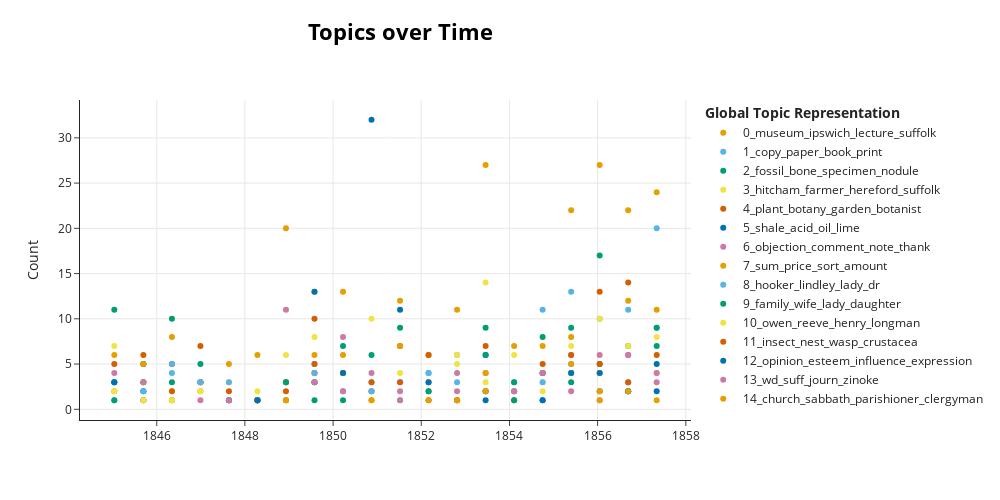

The notebook cell this image was saved under:
### Markdown cell above
Create visualisation of topics over time for later-period letters using bertopic_time function.

### Code cell
sent_df_year_restrict_late_obj = bertopic_time(sent_df_year_restrict_late, topic_model)
sent_df_year_restrict_late_vis = sent_df_year_restrict_late_obj[0]
sent_df_year_restrict_late_vis

### Figure 1 — Plotly figure (JSON) as saved in the notebook; plotly's stock layout.template omitted (floating-point values rounded to 4 significant figures)
{"data": [{"hoverinfo": "text", "hovertext": ["<b>Topic 0</b><br>Words: arrangement, curator, suffolk, sedgwick, faculty", "<b>Topic 0</b><br>Words: appointment, government, cambridge, chair, congratulate", "<b>Topic 0</b><br>Words: cave, museum, ipswich, kidd, acton", "<b>Topic 0</b><br>Words: occasion, jany, brighton, reply, march", "<b>Topic 0</b><br>Words: queen, commissioner, egg, norwich, examination", "<b>Topic 0</b><br>Words: mcbeath, manager, prime, museum, lecture", "<b>Topic 0</b><br>Words: ticket, course, lecture, professor, suffolk", "<b>Topic 0</b><br>Words: ipswich, museum, bretton, suffolk, walker", "<b>Topic 0</b><br>Words: museum, cambridge, professor, pat, fraser", "<b>Topic 0</b><br>Words: padre, invasion, grandchild, thames, old", "<b>Topic 0</b><br>Words: series, museum, ipswich, scanty, object", "<b>Topic 0</b><br>Words: eye, truth, question, planation, intercourse", "<b>Topic 0</b><br>Words: nomination, currey, cadetship, cambridge, museum", "<b>Topic 0</b><br>Words: museum, ipswich, cambridge, permission, lecture", "<b>Topic 0</b><br>Words: museum, road, rail, cost, mould", "<b>Topic 0</b><br>Words: ipswich, museum, knights, possessing, arrear", "<b>Topic 0</b><br>Words: museum, ipswich, lecture, oxford, advancement", "<b>Topic 0</b><br>Words: museum, qualification, examination, london, university", "<b>Topic 0</b><br>Words: lecture, museum, professor, london, examination", "<b>Topic 0</b><br>Words: museum, london, ipswich, cargo, packing"], "marker": {"color": "#E69F00"}, "mode": "markers", "name": "0_museum_ipswich_lecture_suffolk", "type": "scatter", "x": ["1845-01-14T06:36:00", "1845-09-12T06:00:00", "1846-05-06T12:00:00", "1846-12-28T18:00:00", "1847-08-22T00:00:00", "1848-04-14T06:00:00", "1848-12-06T12:00:00", "1849-07-30T18:00:00", "1850-03-24T00:00:00", "1850-11-15T06:00:00", "1851-07-09T12:00:00", "1852-03-01T18:00:00", "1852-10-24T00:00:00", "1853-06-17T06:00:00", "1854-02-08T12:00:00", "1854-10-02T18:00:00", "1855-05-27T00:00:00", "1856-01-18T06:00:00", "1856-09-10T12:00:00", "1857-05-04T18:00:00"], "y": [6, 3, 8, 3, 5, 6, 20, 13, 13, 2, 12, 6, 11, 27, 7, 7, 22, 27, 22, 24]}, {"hoverinfo": "text", "hovertext": ["<b>Topic 1</b><br>Words: signature, abundance, delay, shew, turn", "<b>Topic 1</b><br>Words: pen, expense, remark, pamphlet, appearance", "<b>Topic 1</b><br>Words: northd, gout, conveyance, printer, press", "<b>Topic 1</b><br>Words: tell, bookseller, pocket, wire, table", "<b>Topic 1</b><br>Words: read, report, paper, copy, book", "<b>Topic 1</b><br>Words: owner, island, uncle, care, copy", "<b>Topic 1</b><br>Words: reserve, signature, event, letter, care", "<b>Topic 1</b><br>Words: atum, adhere, butter, press, copy", "<b>Topic 1</b><br>Words: fiend, gift, gout, dent, sic", "<b>Topic 1</b><br>Words: signature, table, letter, paper, copy", "<b>Topic 1</b><br>Words: print, waste, overhaul, work, inform", "<b>Topic 1</b><br>Words: copy, binder, physiol, comp, collectanea", "<b>Topic 1</b><br>Words: copy, volume, signing, publishing, delay", "<b>Topic 1</b><br>Words: other, monograph, follow, wait, design", "<b>Topic 1</b><br>Words: paper, shelford, text_illegible, puzzle, preston", "<b>Topic 1</b><br>Words: paper, book, copy, section, press", "<b>Topic 1</b><br>Words: set, paper, book, copy, printer", "<b>Topic 1</b><br>Words: copy, paper, print, book, distinct", "<b>Topic 1</b><br>Words: paper, document, pith, inclose, copy", "<b>Topic 1</b><br>Words: book, copy, sheet, printer, pocket"], "marker": {"color": "#56B4E9"}, "mode": "markers", "name": "1_copy_paper_book_print", "type": "scatter", "x": ["1845-01-14T06:36:00", "1845-09-12T06:00:00", "1846-05-06T12:00:00", "1846-12-28T18:00:00", "1847-08-22T00:00:00", "1848-04-14T06:00:00", "1848-12-06T12:00:00", "1849-07-30T18:00:00", "1850-03-24T00:00:00", "1850-11-15T06:00:00", "1851-07-09T12:00:00", "1852-03-01T18:00:00", "1852-10-24T00:00:00", "1853-06-17T06:00:00", "1854-02-08T12:00:00", "1854-10-02T18:00:00", "1855-05-27T00:00:00", "1856-01-18T06:00:00", "1856-09-10T12:00:00", "1857-05-04T18:00:00"], "y": [3, 2, 4, 3, 1, 1, 3, 5, 4, 3, 3, 4, 6, 2, 3, 11, 13, 10, 11, 20]}, {"hoverinfo": "text", "hovertext": ["<b>Topic 2</b><br>Words: nodule, london_clay, bone, derivative, whale", "<b>Topic 2</b><br>Words: archaeology, verd, foundation, niger, withhold", "<b>Topic 2</b><br>Words: bone, flint, tooth, cavern, kent", "<b>Topic 2</b><br>Words: woodwardian, shell, box, fossil, bone", "<b>Topic 2</b><br>Words: chalk, fault, greensand, weald, shanklin", "<b>Topic 2</b><br>Words: elschotzia, diam, pistil, dissecting, inch", "<b>Topic 2</b><br>Words: salterton, budleigh, pebble, devonshire, specimen", "<b>Topic 2</b><br>Words: crag, epoch, pliocene, drift, miocene", "<b>Topic 2</b><br>Words: fossil, specimen, lignite, department, illustration", "<b>Topic 2</b><br>Words: geology, gen, mineralogy, reverse, clark", "<b>Topic 2</b><br>Words: explanation, geol_soc, fossil, owen, speciman", "<b>Topic 2</b><br>Words: fossil, inclination, sho, specimen, soho", "<b>Topic 2</b><br>Words: ox, bos, tooth, priscus, comparison", "<b>Topic 2</b><br>Words: depth, mineral, chalk, fossil, specimen", "<b>Topic 2</b><br>Words: bed, fossil, specimen, flint, london_clay", "<b>Topic 2</b><br>Words: fossil, bone, skull, limb, mammal", "<b>Topic 2</b><br>Words: limestone, silurian, batata, coryphodon, larch", "<b>Topic 2</b><br>Words: collecting, specimen, zealand, geologist, thousands"], "marker": {"color": "#009E73"}, "mode": "markers", "name": "2_fossil_bone_specimen_nodule", "type": "scatter", "x": ["1845-01-14T06:36:00", "1845-09-12T06:00:00", "1846-05-06T12:00:00", "1848-04-14T06:00:00", "1848-12-06T12:00:00", "1849-07-30T18:00:00", "1850-03-24T00:00:00", "1850-11-15T06:00:00", "1851-07-09T12:00:00", "1852-03-01T18:00:00", "1852-10-24T00:00:00", "1853-06-17T06:00:00", "1854-02-08T12:00:00", "1854-10-02T18:00:00", "1855-05-27T00:00:00", "1856-01-18T06:00:00", "1856-09-10T12:00:00", "1857-05-04T18:00:00"], "y": [11, 2, 10, 1, 1, 1, 1, 6, 9, 2, 1, 9, 3, 8, 9, 17, 7, 7]}, {"hoverinfo": "text", "hovertext": ["<b>Topic 3</b><br>Words: winchester, dean, whewell, hitcham_hadleigh, central", "<b>Topic 3</b><br>Words: provoke, explosion, squire, winchester, place", "<b>Topic 3</b><br>Words: whewell, bilston, el, perform, bildeston", "<b>Topic 3</b><br>Words: bradwell, juxta, ythancester, hadl, mare", "<b>Topic 3</b><br>Words: hitcham, united_regards, letter, castle, burgh", "<b>Topic 3</b><br>Words: hitcham, wagon, recognize, sleep, stranger", "<b>Topic 3</b><br>Words: hitcham, farmer, suffolk, land, woman", "<b>Topic 3</b><br>Words: legation, bancroft, steven, messenger, approbation", "<b>Topic 3</b><br>Words: hitcham, dead, farmer, john, thomas", "<b>Topic 3</b><br>Words: hereford, reunion, lyells, america, sail", "<b>Topic 3</b><br>Words: hitcham, nov, sedgwick, nunc, sykes", "<b>Topic 3</b><br>Words: hitcham, hereford, school, mistress, whiteland", "<b>Topic 3</b><br>Words: hitcham, excursion, trombone, suffk, pipe", "<b>Topic 3</b><br>Words: hadlegh, hitcham, deluge, dean, introduction", "<b>Topic 3</b><br>Words: hitcham, farmer, hitcham_bildeston, suffolk, hereford", "<b>Topic 3</b><br>Words: hitcham_bildeston, grove, curacy, question, hitcham", "<b>Topic 3</b><br>Words: hitcham_bildeston, hitcham, procure, letter, legion", "<b>Topic 3</b><br>Words: hitcham, cambridgeshire, unfortunate, circencester, landowner"], "marker": {"color": "#F0E442"}, "mode": "markers", "name": "3_hitcham_farmer_hereford_suffolk", "type": "scatter", "x": ["1845-01-14T06:36:00", "1845-09-12T06:00:00", "1846-05-06T12:00:00", "1847-08-22T00:00:00", "1848-04-14T06:00:00", "1848-12-06T12:00:00", "1849-07-30T18:00:00", "1850-03-24T00:00:00", "1850-11-15T06:00:00", "1852-03-01T18:00:00", "1852-10-24T00:00:00", "1853-06-17T06:00:00", "1854-02-08T12:00:00", "1854-10-02T18:00:00", "1855-05-27T00:00:00", "1856-01-18T06:00:00", "1856-09-10T12:00:00", "1857-05-04T18:00:00"], "y": [7, 3, 2, 3, 2, 6, 8, 4, 10, 3, 5, 14, 6, 3, 7, 10, 6, 4]}, {"hoverinfo": "text", "hovertext": ["<b>Topic 4</b><br>Words: cowslip, variety, polyanthu, gardener, botanic_garden", "<b>Topic 4</b><br>Words: plant, galapagos, chonos, isld, flora", "<b>Topic 4</b><br>Words: botany, duty, plant, nursery, coniferae", "<b>Topic 4</b><br>Words: ago, conifer, precaution, laboratory, desiderata", "<b>Topic 4</b><br>Words: plant, cycadeae, babbage, kind, wmhooker", "<b>Topic 4</b><br>Words: term, period, dare, command, monday", "<b>Topic 4</b><br>Words: syllabus, botany, apprenticeship, lecturing, limitation", "<b>Topic 4</b><br>Words: plant, bryony, black, grandiflora, melittis", "<b>Topic 4</b><br>Words: genera, hadley, garden, trustee, lindley", "<b>Topic 4</b><br>Words: plant, paragraph, florist, manual, habitat", "<b>Topic 4</b><br>Words: nigra, mercurialis, vectis, centaurea, linnaei", "<b>Topic 4</b><br>Words: diagrams, plant, botany, education, schools", "<b>Topic 4</b><br>Words: zoophytes, bewick, bewickshire, sponge, founder", "<b>Topic 4</b><br>Words: plant, vinegar, lemonade, jam, meaning", "<b>Topic 4</b><br>Words: building, preference, butcher, generalization, asking", "<b>Topic 4</b><br>Words: herbarium, botanist, botany, cambridge, museum", "<b>Topic 4</b><br>Words: yesterdays, causation, fragaria, wildflower, excursionize", "<b>Topic 4</b><br>Words: plant, botany, garden, glastonbury, unedo", "<b>Topic 4</b><br>Words: plant, gardeners_chronicle, botanist, botany, flora", "<b>Topic 4</b><br>Words: seed, plant, bastard, mezereon, squarrosa"], "marker": {"color": "#D55E00"}, "mode": "markers", "name": "4_plant_botany_garden_botanist", "type": "scatter", "x": ["1845-01-14T06:36:00", "1845-09-12T06:00:00", "1846-05-06T12:00:00", "1846-12-28T18:00:00", "1847-08-22T00:00:00", "1848-04-14T06:00:00", "1848-12-06T12:00:00", "1849-07-30T18:00:00", "1850-03-24T00:00:00", "1850-11-15T06:00:00", "1851-07-09T12:00:00", "1852-03-01T18:00:00", "1852-10-24T00:00:00", "1853-06-17T06:00:00", "1854-02-08T12:00:00", "1854-10-02T18:00:00", "1855-05-27T00:00:00", "1856-01-18T06:00:00", "1856-09-10T12:00:00", "1857-05-04T18:00:00"], "y": [5, 6, 5, 3, 2, 1, 3, 10, 4, 3, 7, 6, 1, 2, 1, 5, 4, 13, 14, 6]}, {"hoverinfo": "text", "hovertext": ["<b>Topic 5</b><br>Words: ball, septaria, phosphorus, lime, coprolite", "<b>Topic 5</b><br>Words: pot, question, shale, oil, acid", "<b>Topic 5</b><br>Words: naphtha, petroleum, bottle, shale, acid", "<b>Topic 5</b><br>Words: shale, oil, grease, liquid, acid", "<b>Topic 5</b><br>Words: shale, acid, oil, lime, water", "<b>Topic 5</b><br>Words: adulteration, sugar, beer, acid, pepper", "<b>Topic 5</b><br>Words: hydrogen, gas, sodium, oxide, bottle", "<b>Topic 5</b><br>Words: taper, clip, seal, manipulate, rapidity", "<b>Topic 5</b><br>Words: iron, fuel, crystaline, nickel, smoke", "<b>Topic 5</b><br>Words: junction, per_cent, deposit, nodule, fitton", "<b>Topic 5</b><br>Words: fountain, cottage, oxycalcium, front, tank", "<b>Topic 5</b><br>Words: dew, sewage, closet, substance, avail"], "marker": {"color": "#0072B2"}, "mode": "markers", "name": "5_shale_acid_oil_lime", "type": "scatter", "x": ["1845-01-14T06:36:00", "1845-09-12T06:00:00", "1848-04-14T06:00:00", "1849-07-30T18:00:00", "1850-11-15T06:00:00", "1851-07-09T12:00:00", "1853-06-17T06:00:00", "1854-10-02T18:00:00", "1855-05-27T00:00:00", "1856-01-18T06:00:00", "1856-09-10T12:00:00", "1857-05-04T18:00:00"], "y": [3, 1, 1, 13, 32, 11, 6, 1, 4, 2, 2, 2]}, {"hoverinfo": "text", "hovertext": ["<b>Topic 6</b><br>Words: riddle, evidence, claim, note, notice", "<b>Topic 6</b><br>Words: objection, comment, note, thank, remark", "<b>Topic 6</b><br>Words: idea, objection, comment, note, thank", "<b>Topic 6</b><br>Words: alter, forgot, improvement, note, objection", "<b>Topic 6</b><br>Words: point, objection, comment, note, thank", "<b>Topic 6</b><br>Words: comment, objection, way, oclock, attend", "<b>Topic 6</b><br>Words: none, approximation, suspect, talk, reason", "<b>Topic 6</b><br>Words: comment, cam, objection, qualification, ex", "<b>Topic 6</b><br>Words: convenient, sabine, help, objection, eye", "<b>Topic 6</b><br>Words: beche, answer, thank, objection, comment", "<b>Topic 6</b><br>Words: objection, statement, reference, note, copy", "<b>Topic 6</b><br>Words: reverse, ii, consideration, duplicate, lindley", "<b>Topic 6</b><br>Words: ism, thank, ps, lie, objection", "<b>Topic 6</b><br>Words: negative, investigator, point, objection, comment", "<b>Topic 6</b><br>Words: note, sub, source, point, objection", "<b>Topic 6</b><br>Words: wait, credit, source, discussion, evidence", "<b>Topic 6</b><br>Words: comment, hurry, posting, remark, apparatus", "<b>Topic 6</b><br>Words: comment, couple, dozen, promise, lot", "<b>Topic 6</b><br>Words: edition, voorst, annotation, second, conclusion"], "marker": {"color": "#CC79A7"}, "mode": "markers", "name": "6_objection_comment_note_thank", "type": "scatter", "x": ["1845-01-14T06:36:00", "1845-09-12T06:00:00", "1846-05-06T12:00:00", "1846-12-28T18:00:00", "1847-08-22T00:00:00", "1848-12-06T12:00:00", "1849-07-30T18:00:00", "1850-03-24T00:00:00", "1850-11-15T06:00:00", "1851-07-09T12:00:00", "1852-03-01T18:00:00", "1852-10-24T00:00:00", "1853-06-17T06:00:00", "1854-02-08T12:00:00", "1854-10-02T18:00:00", "1855-05-27T00:00:00", "1856-01-18T06:00:00", "1856-09-10T12:00:00", "1857-05-04T18:00:00"], "y": [4, 1, 1, 3, 1, 11, 4, 8, 2, 2, 3, 4, 4, 2, 4, 6, 6, 6, 4]}, {"hoverinfo": "text", "hovertext": ["<b>Topic 7</b><br>Words: productiveness, labourer, sort, variety, ground", "<b>Topic 7</b><br>Words: loan, pound, sum, govt, installment", "<b>Topic 7</b><br>Words: leak, parcel, bottle, side, sum", "<b>Topic 7</b><br>Words: addendum, trouble, editor, sum, instance", "<b>Topic 7</b><br>Words: hint, sort, book, sum, price", "<b>Topic 7</b><br>Words: addition, sum, price, sort, amount", "<b>Topic 7</b><br>Words: equation, order, quality, deposit, sum", "<b>Topic 7</b><br>Words: sum, item, shape, leg, amount", "<b>Topic 7</b><br>Words: supply, sum, price, sort, amount", "<b>Topic 7</b><br>Words: price, genera, order, euchiridium, fat", "<b>Topic 7</b><br>Words: deficiency, sq, bloomsbury, supply, queen", "<b>Topic 7</b><br>Words: hopkin, mantell, charge, description, speciman", "<b>Topic 7</b><br>Words: dilapidation, sum, successor, fixture, largish", "<b>Topic 7</b><br>Words: daguerrotypes, shade, choice, rate, price", "<b>Topic 7</b><br>Words: price, sum, amount, donor, prop", "<b>Topic 7</b><br>Words: valuation, sort, value, settle, compulsion", "<b>Topic 7</b><br>Words: value, ratio, mutilation, increase, money", "<b>Topic 7</b><br>Words: price, amount, statistic, sum, number", "<b>Topic 7</b><br>Words: labour, sum, charge, value, number"], "marker": {"color": "#E69F00"}, "mode": "markers", "name": "7_sum_price_sort_amount", "type": "scatter", "x": ["1845-01-14T06:36:00", "1845-09-12T06:00:00", "1846-05-06T12:00:00", "1846-12-28T18:00:00", "1848-04-14T06:00:00", "1848-12-06T12:00:00", "1849-07-30T18:00:00", "1850-03-24T00:00:00", "1850-11-15T06:00:00", "1851-07-09T12:00:00", "1852-03-01T18:00:00", "1852-10-24T00:00:00", "1853-06-17T06:00:00", "1854-02-08T12:00:00", "1854-10-02T18:00:00", "1855-05-27T00:00:00", "1856-01-18T06:00:00", "1856-09-10T12:00:00", "1857-05-04T18:00:00"], "y": [2, 5, 1, 2, 1, 1, 4, 4, 1, 7, 1, 1, 4, 2, 4, 8, 2, 12, 11]}, {"hoverinfo": "text", "hovertext": ["<b>Topic 8</b><br>Words: hutton, lindley, hooker, lady, dr", "<b>Topic 8</b><br>Words: sequel, jan, lindley, hooker, suffolk", "<b>Topic 8</b><br>Words: hooker, miss, custody, retreat, agriculturist", "<b>Topic 8</b><br>Words: hooker, accommodation, gateway, niece, room", "<b>Topic 8</b><br>Words: hooker, lady, wheat, care, shingle", "<b>Topic 8</b><br>Words: vegetable, kingdom, lindley, hooker, lady", "<b>Topic 8</b><br>Words: hooker, lindley, atriplex, guess, treat", "<b>Topic 8</b><br>Words: lady, cassel, foreigner, living, hooker", "<b>Topic 8</b><br>Words: affte, hooker, jos, lindley, lady", "<b>Topic 8</b><br>Words: fool, rascallitie, breast, rogue, course", "<b>Topic 8</b><br>Words: hooker, dr, expectant, grandmamma, disquietude", "<b>Topic 8</b><br>Words: hooker, refutation, til, confinement, repute", "<b>Topic 8</b><br>Words: hooker, playfair, days_ago, griffin, return", "<b>Topic 8</b><br>Words: hooker, midnight, presentation, brentford, latham", "<b>Topic 8</b><br>Words: guinea, hooker, faulty, solution, bear", "<b>Topic 8</b><br>Words: hooker, evg, james, lady, carlisle", "<b>Topic 8</b><br>Words: hooker, lent, fitz, lucubration, misunderstood", "<b>Topic 8</b><br>Words: hooker, fait, fulfill, clue, amendment", "<b>Topic 8</b><br>Words: hooker, sinclair, assurance, dr, regrets"], "marker": {"color": "#56B4E9"}, "mode": "markers", "name": "8_hooker_lindley_lady_dr", "type": "scatter", "x": ["1845-01-14T06:36:00", "1845-09-12T06:00:00", "1846-05-06T12:00:00", "1846-12-28T18:00:00", "1847-08-22T00:00:00", "1848-04-14T06:00:00", "1849-07-30T18:00:00", "1850-03-24T00:00:00", "1850-11-15T06:00:00", "1851-07-09T12:00:00", "1852-03-01T18:00:00", "1852-10-24T00:00:00", "1853-06-17T06:00:00", "1854-02-08T12:00:00", "1854-10-02T18:00:00", "1855-05-27T00:00:00", "1856-01-18T06:00:00", "1856-09-10T12:00:00", "1857-05-04T18:00:00"], "y": [1, 2, 5, 3, 3, 1, 4, 2, 2, 1, 4, 3, 2, 2, 3, 5, 4, 3, 9]}, {"hoverinfo": "text", "hovertext": ["<b>Topic 9</b><br>Words: benjamin, maund, self, circle, family", "<b>Topic 9</b><br>Words: kindest_regard, mary, pray, lady, father", "<b>Topic 9</b><br>Words: girl, sojourn, hs, family, ball", "<b>Topic 9</b><br>Words: family, gutch, charlesworth, wife, girl", "<b>Topic 9</b><br>Words: asedgwick, affec, love, lady, family", "<b>Topic 9</b><br>Words: turner, miss, family, wife, lady", "<b>Topic 9</b><br>Words: wife, womankind, kindest_regard, love, necessity", "<b>Topic 9</b><br>Words: maggie, marchesa, officinalis, bab, wife", "<b>Topic 9</b><br>Words: pray, sister, join, remembrance, circulation", "<b>Topic 9</b><br>Words: louise, leg, circle, family, miss", "<b>Topic 9</b><br>Words: husband, wife, daughter, rdawe, affey", "<b>Topic 9</b><br>Words: advice, daughter, trouble, thank, family", "<b>Topic 9</b><br>Words: satisfy, deluge, mistress, sister, lady", "<b>Topic 9</b><br>Words: betray, equanimity, wife, suffering, family", "<b>Topic 9</b><br>Words: wife, anne, joanna, relation, belper", "<b>Topic 9</b><br>Words: youngster, wife, family, lady, daughter", "<b>Topic 9</b><br>Words: family, louise, wife, wrist, coughs"], "marker": {"color": "#009E73"}, "mode": "markers", "name": "9_family_wife_lady_daughter", "type": "scatter", "x": ["1845-01-14T06:36:00", "1845-09-12T06:00:00", "1846-05-06T12:00:00", "1846-12-28T18:00:00", "1847-08-22T00:00:00", "1848-04-14T06:00:00", "1848-12-06T12:00:00", "1849-07-30T18:00:00", "1850-03-24T00:00:00", "1852-03-01T18:00:00", "1853-06-17T06:00:00", "1854-02-08T12:00:00", "1854-10-02T18:00:00", "1855-05-27T00:00:00", "1856-01-18T06:00:00", "1856-09-10T12:00:00", "1857-05-04T18:00:00"], "y": [1, 3, 3, 5, 1, 1, 3, 3, 7, 2, 6, 1, 4, 3, 5, 2, 9]}, {"hoverinfo": "text", "hovertext": ["<b>Topic 10</b><br>Words: goulburn, compass, owen, henry, specie", "<b>Topic 10</b><br>Words: coleman, henry, respect, owen, reeve", "<b>Topic 10</b><br>Words: coleman, henry, owen, reeve, longman", "<b>Topic 10</b><br>Words: campbell, lefevre, vicar, shaw, nephew", "<b>Topic 10</b><br>Words: scott, owen, reeve, henry, longman", "<b>Topic 10</b><br>Words: violence, fred, obt, pollock, appearance", "<b>Topic 10</b><br>Words: reeve, algernon, sec, pollock, owen", "<b>Topic 10</b><br>Words: moseley, henry, westminster, owen, boy", "<b>Topic 10</b><br>Words: owen, telerpeton, longman, miller, equivocation", "<b>Topic 10</b><br>Words: armadillo, betn, curtis, miller, owen", "<b>Topic 10</b><br>Words: owen, compliment, season, thank, reeve", "<b>Topic 10</b><br>Words: heywood, moustache, mess, captain, taylor", "<b>Topic 10</b><br>Words: londerburgh, herbert, expry, miller, clark", "<b>Topic 10</b><br>Words: thornthwaite, yarrell, gambier, parry, poole", "<b>Topic 10</b><br>Words: reeve, longman, thomas, rolfe, reconsideration"], "marker": {"color": "#F0E442"}, "mode": "markers", "name": "10_owen_reeve_henry_longman", "type": "scatter", "x": ["1845-01-14T06:36:00", "1845-09-12T06:00:00", "1846-05-06T12:00:00", "1846-12-28T18:00:00", "1847-08-22T00:00:00", "1848-04-14T06:00:00", "1849-07-30T18:00:00", "1851-07-09T12:00:00", "1852-10-24T00:00:00", "1853-06-17T06:00:00", "1854-10-02T18:00:00", "1855-05-27T00:00:00", "1856-01-18T06:00:00", "1856-09-10T12:00:00", "1857-05-04T18:00:00"], "y": [2, 1, 1, 2, 1, 1, 3, 4, 6, 3, 2, 4, 4, 7, 8]}, {"hoverinfo": "text", "hovertext": ["<b>Topic 11</b><br>Words: caple, elephant, botrytis, theory, insect", "<b>Topic 11</b><br>Words: insect, hop, bean, beam, aphid", "<b>Topic 11</b><br>Words: fructifie, sphaeria, caterpillars, neck, attack", "<b>Topic 11</b><br>Words: wasp, nest, overcare, velleius, moist", "<b>Topic 11</b><br>Words: species, nest, entomologist, fauna, dog", "<b>Topic 11</b><br>Words: fauna, insect, museum, nest, wasp", "<b>Topic 11</b><br>Words: bee, nest, wasp, insect, eyed", "<b>Topic 11</b><br>Words: insect, crustacea, selborne, westwood, amphibia", "<b>Topic 11</b><br>Words: insecta, westwood, gray, dr, wasp", "<b>Topic 11</b><br>Words: entomology, insect, name, lucina, misnomer"], "marker": {"color": "#D55E00"}, "mode": "markers", "name": "11_insect_nest_wasp_crustacea", "type": "scatter", "x": ["1846-05-06T12:00:00", "1846-12-28T18:00:00", "1848-04-14T06:00:00", "1848-12-06T12:00:00", "1849-07-30T18:00:00", "1851-07-09T12:00:00", "1853-06-17T06:00:00", "1855-05-27T00:00:00", "1856-01-18T06:00:00", "1856-09-10T12:00:00"], "y": [2, 7, 1, 2, 5, 3, 7, 6, 5, 3]}, {"hoverinfo": "text", "hovertext": ["<b>Topic 12</b><br>Words: side, bias, quarrel, perversion, belli", "<b>Topic 12</b><br>Words: dissention, alleviation, destitution, enforce, prevent", "<b>Topic 12</b><br>Words: attention, pretension, chiefly, jn, observe", "<b>Topic 12</b><br>Words: change, power, opinion, university, esteem", "<b>Topic 12</b><br>Words: perceive, allow, argument, surface, lord", "<b>Topic 12</b><br>Words: feeling, opinion, toleration, inconsistent, diffusion", "<b>Topic 12</b><br>Words: relation, case, judgment, sentiment, act", "<b>Topic 12</b><br>Words: kewians, notion, opinion, course, esteem", "<b>Topic 12</b><br>Words: spider, amiss, karr, sentiment, idea", "<b>Topic 12</b><br>Words: flunkeyism, respectability, antiquarian, cliquism, bias", "<b>Topic 12</b><br>Words: opinion, literature, medical, pride, formality", "<b>Topic 12</b><br>Words: perserverance, effecting, repelling, admiration, exhibitor", "<b>Topic 12</b><br>Words: opinion, diversity, layman, revise, transmission"], "marker": {"color": "#0072B2"}, "mode": "markers", "name": "12_opinion_esteem_influence_expression", "type": "scatter", "x": ["1845-01-14T06:36:00", "1845-09-12T06:00:00", "1847-08-22T00:00:00", "1848-04-14T06:00:00", "1849-07-30T18:00:00", "1850-03-24T00:00:00", "1852-03-01T18:00:00", "1853-06-17T06:00:00", "1854-10-02T18:00:00", "1855-05-27T00:00:00", "1856-01-18T06:00:00", "1856-09-10T12:00:00", "1857-05-04T18:00:00"], "y": [3, 5, 1, 1, 3, 4, 3, 1, 1, 4, 4, 2, 5]}, {"hoverinfo": "text", "hovertext": ["<b>Topic 13</b><br>Words: occid, suff, jos, respect, journ", "<b>Topic 13</b><br>Words: gutch, wd, suff, journ, zinoke", "<b>Topic 13</b><br>Words: suff, wd, journ, zinoke, jos", "<b>Topic 13</b><br>Words: murmurer, ommission, ann, suff, wd", "<b>Topic 13</b><br>Words: barham, zinoke, whewell, sum, wd", "<b>Topic 13</b><br>Words: adm, tufnell, zinoke, forbe, person", "<b>Topic 13</b><br>Words: annal, wd, suff, journ, zinoke", "<b>Topic 13</b><br>Words: anat, chemist, wd, suff, journ", "<b>Topic 13</b><br>Words: augt, whewell, wd, suff, journ", "<b>Topic 13</b><br>Words: suf, ge, jos, wd, suff", "<b>Topic 13</b><br>Words: mam, cor, wd, yate, red", "<b>Topic 13</b><br>Words: wd, journ, suff, zinoke, jos", "<b>Topic 13</b><br>Words: maund, journ, wd, suff, zinoke", "<b>Topic 13</b><br>Words: diem, nisceum, force, succumb, ns", "<b>Topic 13</b><br>Words: obd, fate, hohenacker, journ, temple"], "marker": {"color": "#CC79A7"}, "mode": "markers", "name": "13_wd_suff_journ_zinoke", "type": "scatter", "x": ["1845-09-12T06:00:00", "1846-12-28T18:00:00", "1847-08-22T00:00:00", "1849-07-30T18:00:00", "1850-03-24T00:00:00", "1850-11-15T06:00:00", "1851-07-09T12:00:00", "1852-03-01T18:00:00", "1852-10-24T00:00:00", "1854-02-08T12:00:00", "1854-10-02T18:00:00", "1855-05-27T00:00:00", "1856-01-18T06:00:00", "1856-09-10T12:00:00", "1857-05-04T18:00:00"], "y": [3, 1, 1, 3, 2, 4, 1, 1, 2, 2, 4, 2, 1, 6, 3]}, {"hoverinfo": "text", "hovertext": ["<b>Topic 14</b><br>Words: church, treasury, worship, sing, scoff", "<b>Topic 14</b><br>Words: churchman, junction, opposition, babington, consequence", "<b>Topic 14</b><br>Words: church, sabbath, lord, argument, mind", "<b>Topic 14</b><br>Words: church, holiday, clergyman, creed, apostle", "<b>Topic 14</b><br>Words: training, disposal, church, master, fund", "<b>Topic 14</b><br>Words: humbler, hatred, churchism, toryism, persecution", "<b>Topic 14</b><br>Words: stocking, knowledge, wisher, endeavour, sho", "<b>Topic 14</b><br>Words: sermon, church, placidity, christianity, stoicism", "<b>Topic 14</b><br>Words: parishioner, clergyman, instruction, kindness, office", "<b>Topic 14</b><br>Words: scabby, stimulus, shortcoming, epithet, sermon", "<b>Topic 14</b><br>Words: hearer, conviction, union, religion, application"], "marker": {"color": "#E69F00"}, "mode": "markers", "name": "14_church_sabbath_parishioner_clergyman", "type": "scatter", "x": ["1845-09-12T06:00:00", "1848-12-06T12:00:00", "1849-07-30T18:00:00", "1850-03-24T00:00:00", "1850-11-15T06:00:00", "1852-03-01T18:00:00", "1853-06-17T06:00:00", "1855-05-27T00:00:00", "1856-01-18T06:00:00", "1856-09-10T12:00:00", "1857-05-04T18:00:00"], "y": [5, 1, 6, 6, 1, 1, 2, 5, 1, 2, 1]}], "layout": {"height": 500, "hoverlabel": {"bgcolor": "white", "font": {"family": "Rockwell", "size": 16}}, "legend": {"title": {"text": "<b>Global Topic Representation"}}, "title": {"font": {"color": "Black", "size": 22}, "text": "<b>Topics over Time</b>", "x": 0.4, "xanchor": "center", "y": 0.95, "yanchor": "top"}, "width": 1000, "xaxis": {"showgrid": true}, "yaxis": {"showgrid": true, "title": {"text": "Count"}}}}
